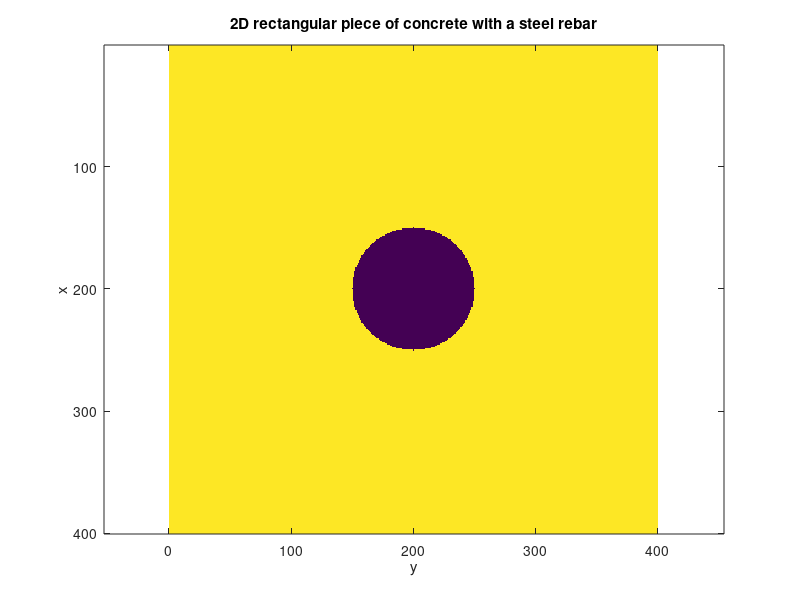

This chart was generated by the following MATLAB code:
clc;
clear;
close all;

%----- Medium ----------
length_x = 0.1;
length_y = 0.1;
eps0=8.854e-12;
meu0=4*pi*1e-7;
real_epsr_conc=4; % relative permittivity of concrete = 4 - j0.06
img_epsr_conc=0.06;
real_epsr_rust=10; % relative permittivity of rust = 10 - j0.86
img_epsr_rust=0.86;
eps_conc=eps0*real_epsr_conc;
eps_rust=eps0*real_epsr_rust;
eps_steel=eps0; 
meur=1;
meu=meu0*meur;

%---- Signal -----------
c=3e8;
v=c/sqrt(real_epsr_conc*meur);
freq=12e9;
lamda=v/freq;
lamda_min = lamda/sqrt(real_epsr_conc*meur);

%------ Conductivity values ---------
cond_conc=2*pi*freq*eps0*img_epsr_conc;
cond_rust=2*pi*freq*eps0*img_epsr_rust;

%------ Cell length and time step---------
dx=lamda_min/25;
dy=dx;
dt=1/(v*sqrt(1/(dx^2) + 1/(dy^2)));

%----- Circular Rebar Parameters -----
rs = 50; % radius of the steel rebar

N_cells_x = round(length_x/dx);
N_cells_y = round(length_y/dy);

Mid_cell_x = round(N_cells_x/2); % position to launch the signal
Mid_cell_y = round(N_cells_y/2);

[X,Y] = meshgrid(1:N_cells_x, 1:N_cells_y);

% Initialize space with concrete
space = ones(N_cells_x, N_cells_y);

% Create circular steel rebar in the center
for i = 1:N_cells_x
    for j = 1:N_cells_y
        if (i - Mid_cell_x)^2 + (j - Mid_cell_y)^2 <= rs^2
            space(i, j) = eps_steel;
        end
    end
end

% Visualize the space
figure;
imagesc(space);
%colormap([0.8, 0.8, 0.8; 0.5, 0.5, 0.5]); % Concrete: light gray, Steel: dark gray
xlabel('y');
ylabel('x');
title('2D rectangular piece of concrete with a steel rebar');
axis equal tight;

%------- Rebar radius and conditions --------
bar_exists=1;
rebarMask = ((X - Mid_cell_x).^2 + (Y - Mid_cell_y).^2) <= rs^2;

%------ Multiplying constants --------
const_e1=zeros(N_cells_x,N_cells_y);
const_e2=zeros(N_cells_x,N_cells_y);
const_e3=zeros(N_cells_x,N_cells_y);

%------- Concrete region ---------
const_e1(~rebarMask)=((2*eps_conc)-(cond_conc*dt))/((2*eps_conc)+(cond_conc*dt));
const_e2(~rebarMask)=(2*dt/dx)/((2*eps_conc)+(cond_conc*dt));
const_e3(~rebarMask)=(2*dt/dy)/((2*eps_conc)+(cond_conc*dt));

%------- Steel region ---------
const_e1(rebarMask)=1;
const_e2(rebarMask)=(dt/dx)/eps_steel;
const_e3(rebarMask)=(dt/dy)/eps_steel;

const_hx=dt/(meu*dx);
const_hy=dt/(meu*dy);

const_abc1=(v*dt-dx)/(v*dt+dx);
const_abc2=(2*dx)/(v*dt+dx);
const_abc3=(dx*(v*dt)^2)/(2*(dy^2)*(v*dt+dx));

%------- Initialise E and H arrays ----------
ez=zeros(N_cells_x,N_cells_y);
hx=zeros(N_cells_x,N_cells_y);
hy=zeros(N_cells_x,N_cells_y);

%------- Tangential component around rebar ----------
gz = ones(N_cells_x, N_cells_y);
for i = 1:N_cells_x
    for j = 1:N_cells_y
        if (i - Mid_cell_x)^2 + (j - Mid_cell_y)^2 <= (rs+1)^2 && (i - Mid_cell_x)^2 + (j - Mid_cell_y)^2 >= (rs-1)^2
            gz(i,j) = 0;
        end
    end
end

%------ Gaussian pusle ------------
Ts=0.5e-9; % pulse width
t0=2*Ts; % pulse delay
N_steps=1600; % maximum iteration steps
vin = zeros(N_steps,1);
vout = zeros(N_steps,N_cells_y);
vout_avg = zeros(N_steps,1);
time_stamp=zeros(N_steps,1);

ez_past = zeros(N_cells_x,N_cells_y,N_steps);

fc = 7.5e9; % Center frequency
bw = 9e9;

%************** Iteration loop ****************

choice = input("Do you want to continue with the simulation (0-no, 1-yes)? ");

while choice==1
   
for n=1:N_steps         
    time=(n-1)*dt;  
    time_stamp(n,1)=time;
        
%------- Launching the signal ---------
    pulse1 = sin(2*pi*fc*time); % sine pulse
    pulse2 = exp(-((time-t0)/Ts)^2); % Gaussian pulse
    pulse = pulse2.*pulse1;

    ez(1, Mid_cell_y) = ez(1, Mid_cell_y) + pulse;
    vin(n) = ez(1, Mid_cell_y);

     %--------- compute H ----------
     i = 1:N_cells_x-1;
     j = 1:N_cells_y-1;
     hx(i,j) = hx(i,j) - const_hy*(ez(i,j+1)-ez(i,j));
     hy(i,j) = hy(i,j) + const_hx*(ez(i+1,j)-ez(i,j));
 

     %--------- compute E ----------
     i = 2:N_cells_x;
     j = 2:N_cells_y;
     ez(i,j) = gz(i,j).*(const_e1(i,j).*ez(i,j) + const_e2(i,j).*(hy(i,j)-hy(i-1,j)) - const_e3(i,j).*(hx(i,j)-hx(i,j-1)));

     %------------ 2nd order ABC ------------- 
     n=n+2;
     
     for j=2:N_cells_y-1
            
          ez(1,j) = - ez_past(2,j,n-2) + const_abc1*(ez(2,j) + ez_past(1,j,n-2)) + const_abc2*(ez_past(2,j,n-1) + ez_past(1,j,n-1)) + const_abc3*(ez_past(2,j+1,n-1) - 2*ez_past(1,j,n-1) + ez_past(2,j-1,n-1) + ez_past(1,j+1,n-1) - 2*ez_past(2,j,n-1) + ez_past(1,j-1,n-1));
          ez(N_cells_x,j) = - ez_past(N_cells_x-1,j,n-2) + const_abc1*(ez(N_cells_x-1,j) + ez_past(N_cells_x,j,n-2)) + const_abc2*(ez_past(N_cells_x-1,j,n-1) + ez_past(N_cells_x,j,n-1)) + const_abc3*(ez_past(N_cells_x-1,j+1,n-1) - 2*ez_past(N_cells_x,j,n-1) + ez_past(N_cells_x-1,j-1,n-1) + ez_past(N_cells_x,j+1,n-1) - 2*ez_past(N_cells_x-1,j,n-1) + ez_past(N_cells_x,j-1,n-1));
       
     end 

     
%      for i=2:N_cells_x-1
%                         
%           ez(i,1) = - ez_past(i,2,n-2) + const_abc1*(ez(i,2) + ez_past(i,1,n-2)) + const_abc2*(ez_past(i,2,n-1) + ez_past(i,1,n-1)) + const_abc3*(ez_past(i+1,2,n-1) - 2*ez_past(i,1,n-1) + ez_past(i-1,2,n-1) + ez_past(i+1,1,n-1) - 2*ez_past(i,2,n-1) + ez_past(i-1,1,n-1)); % left boundary
%           ez(i,N_cells_y) = - ez_past(i,N_cells_y-1,n-2) + const_abc1*(ez(i,N_cells_y-1) + ez_past(i,N_cells_y,n-2)) + const_abc2*(ez_past(i,N_cells_y-1,n-1) + ez_past(i,N_cells_y,n-1)) + const_abc3*(ez_past(i+1,N_cells_y-1,n-1) - 2*ez_past(i,N_cells_y,n-1) + ez_past(i-1,N_cells_y-1,n-1) + ez_past(i+1,N_cells_y,n-1) - 2*ez_past(i,N_cells_y-1,n-1) + ez_past(i-1,N_cells_y,n-1));
% 
%      end

     ez_past(:,:,n) = ez;
     n=n-2;

     % ------- Recording output -------
     for i=1:N_cells_y
        vout(n,i)=ez(N_cells_x,i);
     end
     vout_avg = mean(vout,2);
%      for j=1:N_cells_y
%         vout(n,i)=ez(N_cells_x,i);
%      end
%      vout_avg_inputside = mean(vout_inputside,2);

     % ------- Plotting --------
     surf(X, Y, ez);
     xlabel('y');
     ylabel('x');
     zlabel('Ez');
     xlim([1 N_cells_x]);
     ylim([1 N_cells_y]);
     zlim([-0.1 0.1]);
     title('Electric field (Ez)');
     pause(0.01);
        
end

break
end

